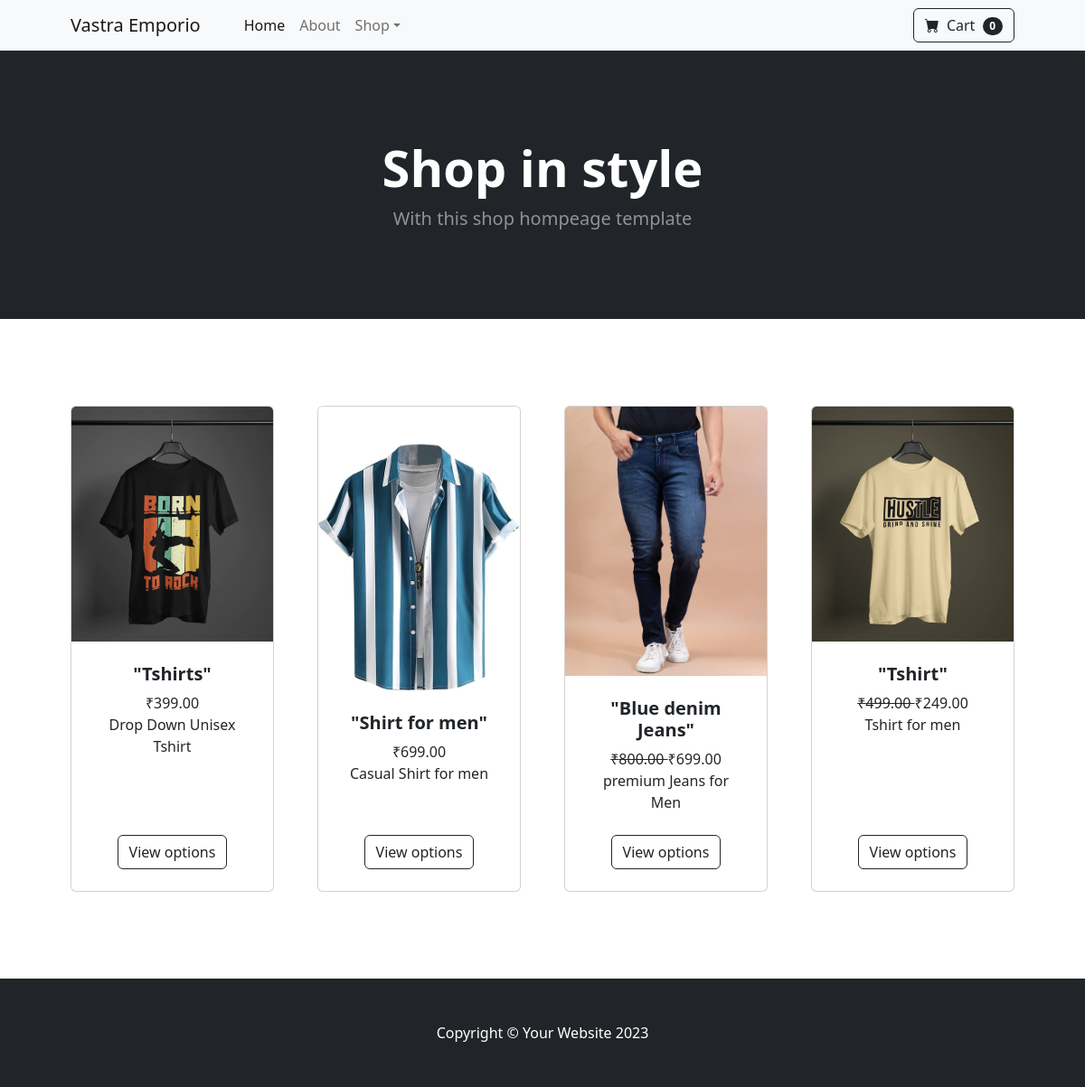
The page / on the database its author committed.
### store/models.py (models this page shows, shortened)
class Product(models.Model):
    name = models.CharField(max_length=50)
    price = models.DecimalField(default =0,max_digits=5, decimal_places=2)
    category = models.ForeignKey(Category, on_delete=models.CASCADE,default=1)
    image = models.ImageField(upload_to='uploads/product/',null=True, blank=True)
    description = models.TextField(null=True, blank=True)
    is_sale = models.BooleanField(default=False)
    sale_price = models.DecimalField(default=0,decimal_places=2,max_digits=6)

### store/views.py (the view)
# urls.py: path('' ,views.home, name='home')
def home(request):
    products =  Product.objects.all()
    return render( request, 'home.html',{'products':products})

### store/templates/home.html (shortened to what this page needs)
{% load static %}
<!DOCTYPE html>
<html lang="en">
    <head>
        <link href="https://cdn.jsdelivr.net/npm/bootstrap-icons@1.5.0/font/bootstrap-icons.css" rel="stylesheet" />
        <link href="{% static 'css/styles.css' %}" rel="stylesheet" />
    </head>
    <body>
        <nav class="navbar navbar-expand-lg navbar-light bg-light">
            <div class="container px-4 px-lg-5">
                <a class="navbar-brand" href="#!">Vastra Emporio</a>
                <div class="collapse navbar-collapse" id="navbarSupportedContent">
                    <ul class="navbar-nav me-auto mb-2 mb-lg-0 ms-lg-4">
                        <li class="nav-item"><a class="nav-link active" aria-current="page" href="#!">Home</a></li>
                        <li class="nav-item"><a class="nav-link" href="#!">About</a></li>
                        <li class="nav-item dropdown">
                            <a class="nav-link dropdown-toggle" id="navbarDropdown" href="#" role="button" data-bs-toggle="dropdown" aria-expanded="false">Shop</a>
                        </li>
                    </ul>
                    <form class="d-flex">
                        <button class="btn btn-outline-dark" type="submit">
                            <i class="bi-cart-fill me-1"></i>
                            Cart
                            <span class="badge bg-dark text-white ms-1 rounded-pill">0</span>
                        </button>
                    </form>
                </div>
            </div>
        </nav>
        <header class="bg-dark py-5">
            <div class="container px-4 px-lg-5 my-5">
                <div class="text-center text-white">
                    <h1 class="display-4 fw-bolder">Shop in style</h1>
                    <p class="lead fw-normal text-white-50 mb-0">With this shop hompeage template</p>
                </div>
            </div>
        </header>
        <section class="py-5">
            <div class="container px-4 px-lg-5 mt-5">
                <div class="row gx-4 gx-lg-5 row-cols-2 row-cols-md-3 row-cols-xl-4 justify-content-center">
                    {%  for product in products %}
                        {%  if product.is_sale %}
                            <div class="col mb-5">
                                <div class="card h-100">
                                    <img class="card-img-top" src="{{product.image.url}}" alt="..." />
                                    <div class="card-body p-4">
                                        <div class="text-center">
                                            <h5 class="fw-bolder">"{{product.name}}"</h5>
                                            <strike>
                                                ₹{{product.price}}
                                            </strike>
                                            ₹{{product.sale_price}}
                                            <br>
                                            {{ product.description}}
                                        </div>
                                    </div>
                                    <div class="card-footer p-4 pt-0 border-top-0 bg-transparent">
                                        <div class="text-center"><a class="btn btn-outline-dark mt-auto" href="#">View options</a></div>
                                    </div>
                                </div>
                            </div>
                        {% else %}
                     <div class="col mb-5">
                        <div class="card h-100">
                            <img class="card-img-top" src="{{product.image.url}}" alt="..." />
                            <div class="card-body p-4">
                                <div class="text-center">
                                    <h5 class="fw-bolder">"{{product.name}}"</h5>
                                    ₹{{product.price}}
                                    <br>
                                    {{ product.description}}
                                </div>
                            </div>
                            <div class="card-footer p-4 pt-0 border-top-0 bg-transparent">
                                <div class="text-center"><a class="btn btn-outline-dark mt-auto" href="#">View options</a></div>
                            </div>
                        </div>
                    </div>
                    {% endif %}
                    {%  endfor  %}
            </div>
        </section>
        <footer class="py-5 bg-dark">
            <div class="container"><p class="m-0 text-center text-white">Copyright &copy; Your Website 2023</p></div>
        </footer>
    </body>
</html>

### rows shown on the page
Product: image (picture), name "Tshirts", price "399.00", description "Drop Down Unisex Tshirt"
Product: image (picture), name "Shirt for men", price "699.00", description "Casual Shirt for men"
Product: image (picture), name "Blue denim Jeans", price "800.00", sale_price "699.00", description "premium Jeans for Men"
Product: image (picture), name "Tshirt", price "499.00", sale_price "249.00", description "Tshirt for men"
